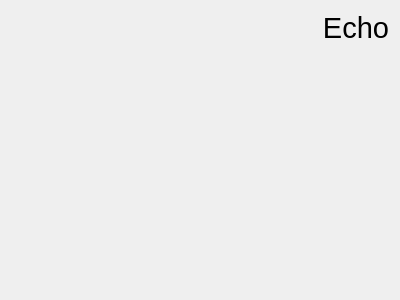
<?xml version="1.0" encoding="UTF-8"?>
<ui version="4.0">
 <class>Echo_EffectWidget</class>
 <widget class="QWidget" name="Echo_EffectWidget">
  <property name="geometry">
   <rect>
    <x>0</x>
    <y>0</y>
    <width>400</width>
    <height>300</height>
   </rect>
  </property>
  <property name="windowTitle">
   <string>Form</string>
  </property>
  <layout class="QGridLayout" name="gridLayout">
   <item row="0" column="0">
    <widget class="QLabel" name="label">
     <property name="font">
      <font>
       <pointsize>22</pointsize>
      </font>
     </property>
     <property name="text">
      <string>Echo</string>
     </property>
     <property name="alignment">
      <set>Qt::AlignRight|Qt::AlignTop|Qt::AlignTrailing</set>
     </property>
    </widget>
   </item>
  </layout>
 </widget>
 <resources/>
 <connections/>
</ui>
